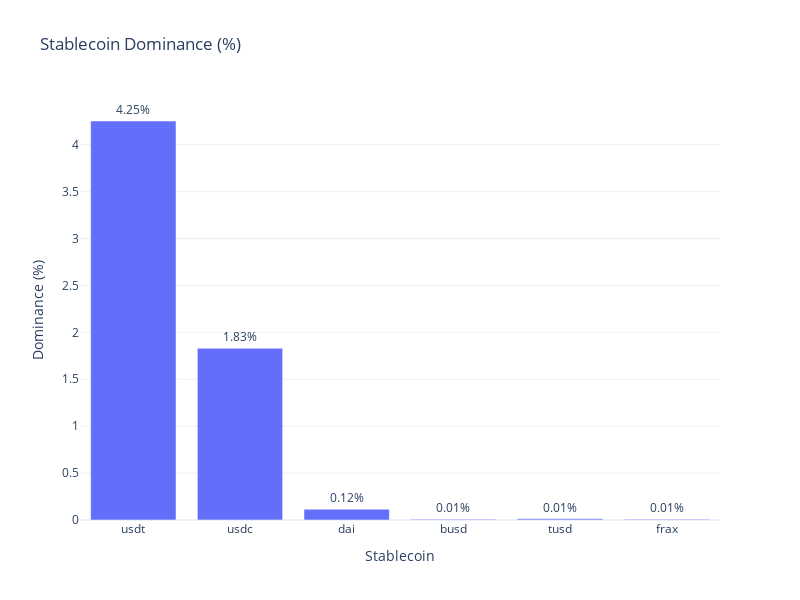

Write notebook code for a chart like this one.
### Code cell
import plotly.express as px

# Interactive bar chart
fig = px.bar(
    dominance_df,
    x="Stablecoin",
    y="Dominance (%)",
    text="Dominance (%)",
    title="Stablecoin Dominance (%)",
    labels={"Stablecoin": "Stablecoin", "Dominance (%)": "Dominance (%)"},
    template="plotly_white"
)

# Add text on top of bars
fig.update_traces(texttemplate='%{text:.2f}%', textposition='outside')

# Adjust layout
fig.update_layout(
    xaxis_title="Stablecoin",
    yaxis_title="Dominance (%)",
    height=600,
    width=800
)

fig.show()

### Figure 1 — Plotly figure (JSON) as saved in the notebook; plotly's stock layout.template omitted (floating-point values rounded to 4 significant figures)
{"data": [{"hovertemplate": "Stablecoin=%{x}<br>Dominance (%)=%{text}<extra></extra>", "legendgroup": "", "marker": {"color": "#636efa", "pattern": {"shape": ""}}, "name": "", "orientation": "v", "showlegend": false, "text": [4.252, 1.83, 0.115, 0.007881, 0.01245, 0.007477], "textposition": "outside", "texttemplate": "%{text:.2f}%", "type": "bar", "x": ["usdt", "usdc", "dai", "busd", "tusd", "frax"], "xaxis": "x", "y": [4.252, 1.83, 0.115, 0.007881, 0.01245, 0.007477], "yaxis": "y"}], "layout": {"barmode": "relative", "height": 600, "legend": {"tracegroupgap": 0}, "title": {"text": "Stablecoin Dominance (%)"}, "width": 800, "xaxis": {"anchor": "y", "domain": [0, 1], "title": {"text": "Stablecoin"}}, "yaxis": {"anchor": "x", "domain": [0, 1], "title": {"text": "Dominance (%)"}}}}
